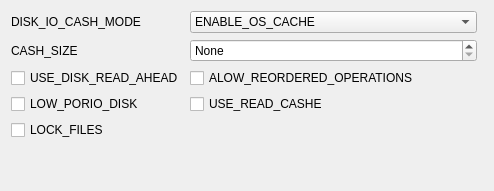
        <widget class="QWidget" name="hddTab">
         <layout class="QGridLayout" name="gridLayout_23">
          <item row="4" column="0">
           <widget class="QCheckBox" name="lockFilesCheckBox">
            <property name="whatsThis">
             <string>LOCK_FILES_WIT</string>
            </property>
            <property name="text">
             <string>LOCK_FILES</string>
            </property>
           </widget>
          </item>
          <item row="3" column="1">
           <widget class="QCheckBox" name="useReadCasheCheckBox">
            <property name="whatsThis">
             <string>USE_READ_CASHE_WIT</string>
            </property>
            <property name="text">
             <string>USE_READ_CASHE</string>
            </property>
           </widget>
          </item>
          <item row="3" column="0">
           <widget class="QCheckBox" name="lowPrioDiskCheckBox">
            <property name="whatsThis">
             <string>LOW_PORIO_DISK_WIT</string>
            </property>
            <property name="text">
             <string>LOW_PORIO_DISK</string>
            </property>
           </widget>
          </item>
          <item row="1" column="1">
           <widget class="QSpinBox" name="casheSizeLineEdit">
            <property name="specialValueText">
             <string>None</string>
            </property>
            <property name="suffix">
             <string> Kb</string>
            </property>
            <property name="prefix">
             <string/>
            </property>
            <property name="maximum">
             <number>512000</number>
            </property>
           </widget>
          </item>
          <item row="0" column="1">
           <widget class="QComboBox" name="diskIOCasheModeComboBox">
            <item>
             <property name="text">
              <string>ENABLE_OS_CACHE</string>
             </property>
            </item>
            <item>
             <property name="text">
              <string>DISABLE_OS_CACHE_FOR_ALIGNED_FILES</string>
             </property>
            </item>
            <item>
             <property name="text">
              <string>DISABLE_OS_CACHE</string>
             </property>
            </item>
           </widget>
          </item>
          <item row="0" column="0">
           <widget class="QLabel" name="label_19">
            <property name="whatsThis">
             <string>DISK_IO_CASH_MODE_WIT</string>
            </property>
            <property name="text">
             <string>DISK_IO_CASH_MODE</string>
            </property>
           </widget>
          </item>
          <item row="2" column="0">
           <widget class="QCheckBox" name="useDiskReadAheadCheckBox">
            <property name="whatsThis">
             <string>USE_DISK_READ_AHEAD_WIT</string>
            </property>
            <property name="text">
             <string>USE_DISK_READ_AHEAD</string>
            </property>
           </widget>
          </item>
          <item row="1" column="0">
           <widget class="QLabel" name="label_20">
            <property name="whatsThis">
             <string>CASH_SIZE_WIT</string>
            </property>
            <property name="text">
             <string>CASH_SIZE</string>
            </property>
           </widget>
          </item>
          <item row="2" column="1">
           <widget class="QCheckBox" name="alowReorderedOpsCheckBox">
            <property name="whatsThis">
             <string>ALOW_REORDERED_OPERATIONS_WIT</string>
            </property>
            <property name="text">
             <string>ALOW_REORDERED_OPERATIONS</string>
            </property>
           </widget>
          </item>
          <item row="5" column="0" colspan="3">
           <spacer name="verticalSpacer_3">
            <property name="orientation">
             <enum>Qt::Vertical</enum>
            </property>
            <property name="sizeHint" stdset="0">
             <size>
              <width>20</width>
              <height>40</height>
             </size>
            </property>
           </spacer>
          </item>
         </layout>
        </widget>
